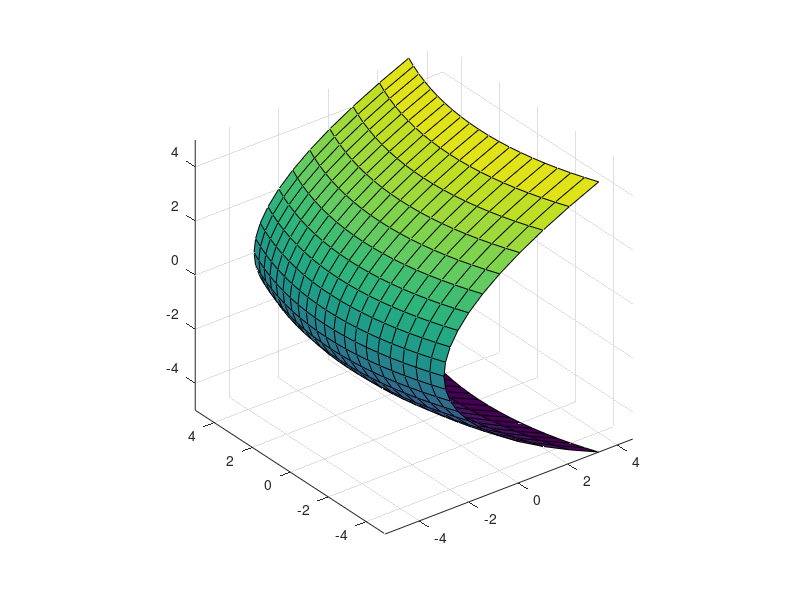

Here is the MATLAB script that generated this plot: (Note: this script raises an error after producing the figure.)
%%graficar la superficie 
[Z,Y]=meshgrid(-5:0.5:5,-5:0.5:5);
a=4;
q=5;
r=2;
X=((Z/r).^2+(Y/q).^2)-a;
surf(X,Y,Z)
hold on;
axis equal;
%%
z0=0;
y0=0;
xk1=0;
s=@(a,xk,X0)(a*(sqrt(xk+X0)));
dibujarelipse(s(q,xk1,a),s(r,xk1,a),z0,y0,xk1);
xlabel("x axis")
ylabel("y axis")
zlabel("z axis")
%%
h=1;
c=2;
m=3;
n=5;
[x,y,z]=ellipsoid(h,0,0,c,m,n,30);
surf(x,y,z);
hold on;
axis equal;
xlabel("x axis")
ylabel("y axis")
zlabel("z axis")
%% trazas elipse
z0=0;
y0=0;
xk1=0;
s=@(m,n,h,xk)((m/n)*(sqrt(n^2-(xk-h)^2)));
dibujarelipse(s(m,c,h,xk1),s(n,c,h,xk1),z0,y0,xk1);
hold on;